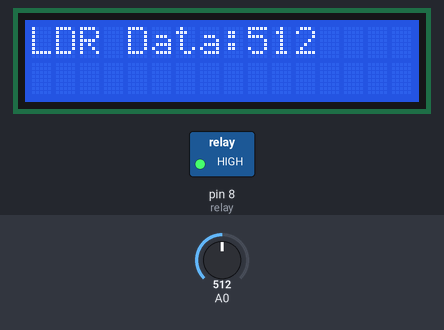
A sketch run on a simulated Arduino Uno, built with avr-gcc and run on an emulated ATmega328P. On the bench: 16×2 character LCD, switched loads named in the sketch (green lamp = pin HIGH). The inputs (shaded band) are chosen by the test bench; at power-on: A0 = 512.

Above: at 4.2 s.
4.3 s: A0 set to 109
At 5.7 s:
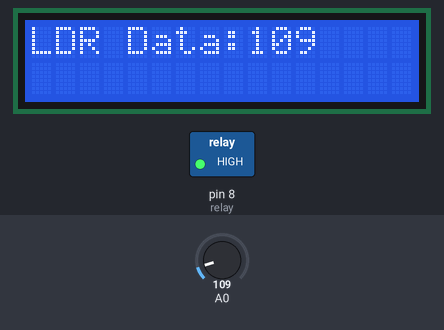
6.0 s: A0 set to 94
At 7.3 s:
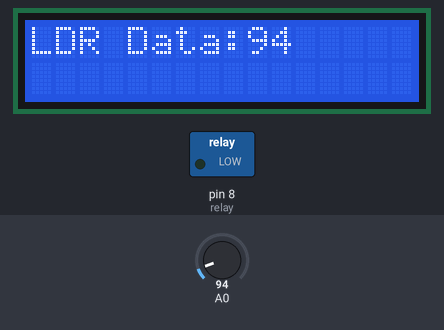
7.6 s: A0 set to 110
At 8.0 s:
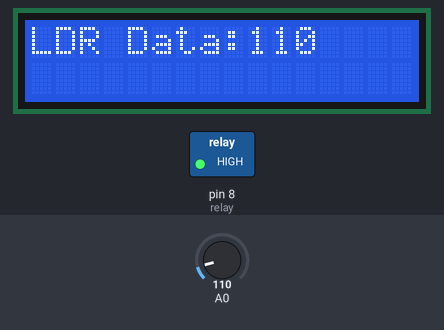
Timing chart, 0 to 10.6 s (numbered marks = the images above; inputs shaded):
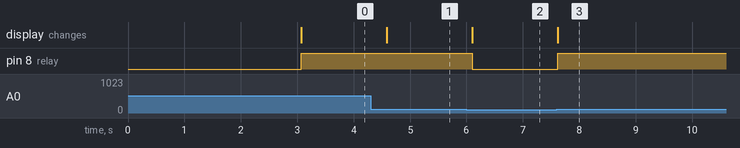

Measured:
- the behaviour switches between 101 and 100 on A0 (found by bisection; images 1 and 2)
- after the input at 4.3 s, the display: changes after 0.29 s (image 1)
- after the input at 6.0 s, pin 8 (relay): HIGH → LOW after 0.11 s; the display: changes after 0.11 s (image 2)
- after the input at 7.6 s, pin 8 (relay): LOW → HIGH at once; the display: changes at once (image 3)

The sketch:

11_ldr.ino
```cpp
#include<LiquidCrystal.h>

int relay = 8;

LiquidCrystal lcd(2, 3, 4, 5, 6, 7);


void setup()
{
  lcd.begin(16, 2);
  pinMode(relay, OUTPUT);
  digitalWrite(relay, LOW);
  project_Name();
}

void loop()
{
  int ldr_sensor_data = analogRead(A0);
  lcd.setCursor(0,0);
  lcd.print("LDR Data:       ");
  lcd.setCursor(0,1);
  lcd.print("                ");
  lcd.setCursor(9,0);
  lcd.print(ldr_sensor_data);
  if(ldr_sensor_data >100)
  digitalWrite(relay, HIGH);
  else
  digitalWrite(relay, LOW);
  delay(500);
}

void project_Name(){
  lcd.setCursor(0,0);
  lcd.print("LDR SENSOR       ");
  lcd.setCursor(0,1);
  lcd.print("INTERFACING      ");
  delay(3000);
  lcd.clear();
}
```
